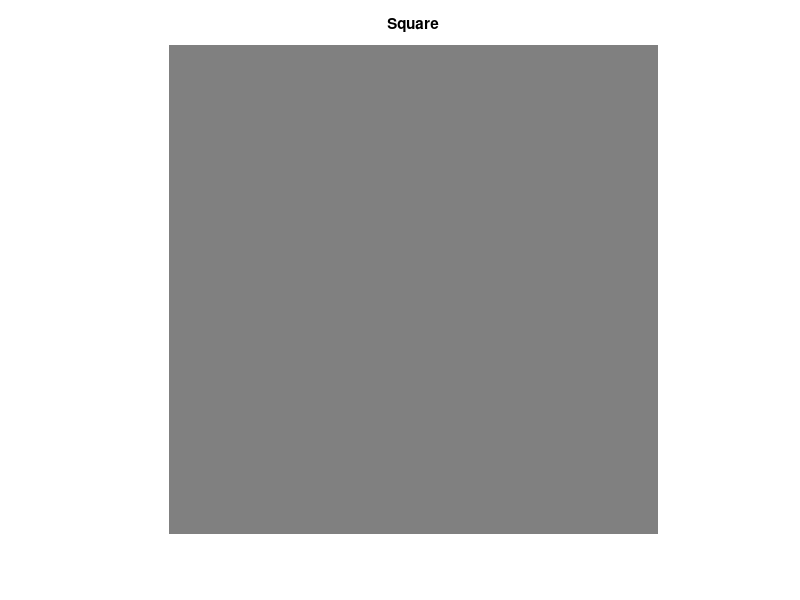

Reproduce this figure in MATLAB. (Note: this script raises an error after producing the figure.)
% СЕРЫЙ ПРЯМОУГОЛЬНИК =====================================================
squareSize = 400;
img = zeros(squareSize, squareSize, 3, 'uint8');
img = img + 128;

imwrite(img,'pic_1_1_1.jpg','jpg');
imshow(img); title('Square'); pause;


% ПУРПУРНЫЙ КРУГ ==========================================================
circleCenterX = squareSize/2;            
circleCenterY = squareSize/2;
circleRadius = 40;
circleColor = [196 0 171];
circleOpacity = 1.0;

% вставляем круг
img = insertShape(img,'FilledCircle', [circleCenterX circleCenterY circleRadius],...
                      'Color', circleColor, 'Opacity', circleOpacity);

imwrite(img,'pic_1_1_2.jpg','jpg');
imshow(img); title('Square + Circle'); pause;


% ЖЕЛТЫЙ КВАДРАТ ==========================================================
square2_Side = 50;
square2_Center = [100 100];
square2_Color = [255 255 0];
square2_Opacity = 1.0;

% вставляем квадрат
img = insertShape(img,'FilledRectangle', [square2_Center(1) square2_Center(2) square2_Side square2_Side],...
    'Color', square2_Color, 'Opacity', square2_Opacity);

imwrite(img,'pic_1_1_3.jpg','jpg');
imshow(img); title('Square + Circle + Square'); pause;


% ЗЕЛЕНЫЙ РАВНОСТОРОННИЙ ТРЕУГОЛЬНИК ======================================
triangle_Center = [300 100];
triangle_Side = 50;
triangle_Height = sqrt(3)*triangle_Side/2;
triangle_Color = [0 255 0];
triangle_Opacity = 1.0;

triangleTop = [triangle_Center(1) (triangle_Center(2) - triangle_Height/2)];
triangleLeft = [(triangle_Center(1) - triangle_Side/2) (triangle_Center(2) + triangle_Height/2)];
triangleRight = [(triangle_Center(1) + triangle_Side/2) (triangle_Center(2) + triangle_Height/2)];

% вставляем треугольник
img = insertShape(img,'FilledPolygon', [triangleTop(1) triangleTop(2) triangleLeft(1) triangleLeft(2) triangleRight(1) triangleRight(2)],...
    'Color', triangle_Color, 'Opacity', triangle_Opacity);

imwrite(img,'pic_1_1_4.jpg','jpg');
imshow(img); title('Square + Circle + Square + Triangle'); pause;



